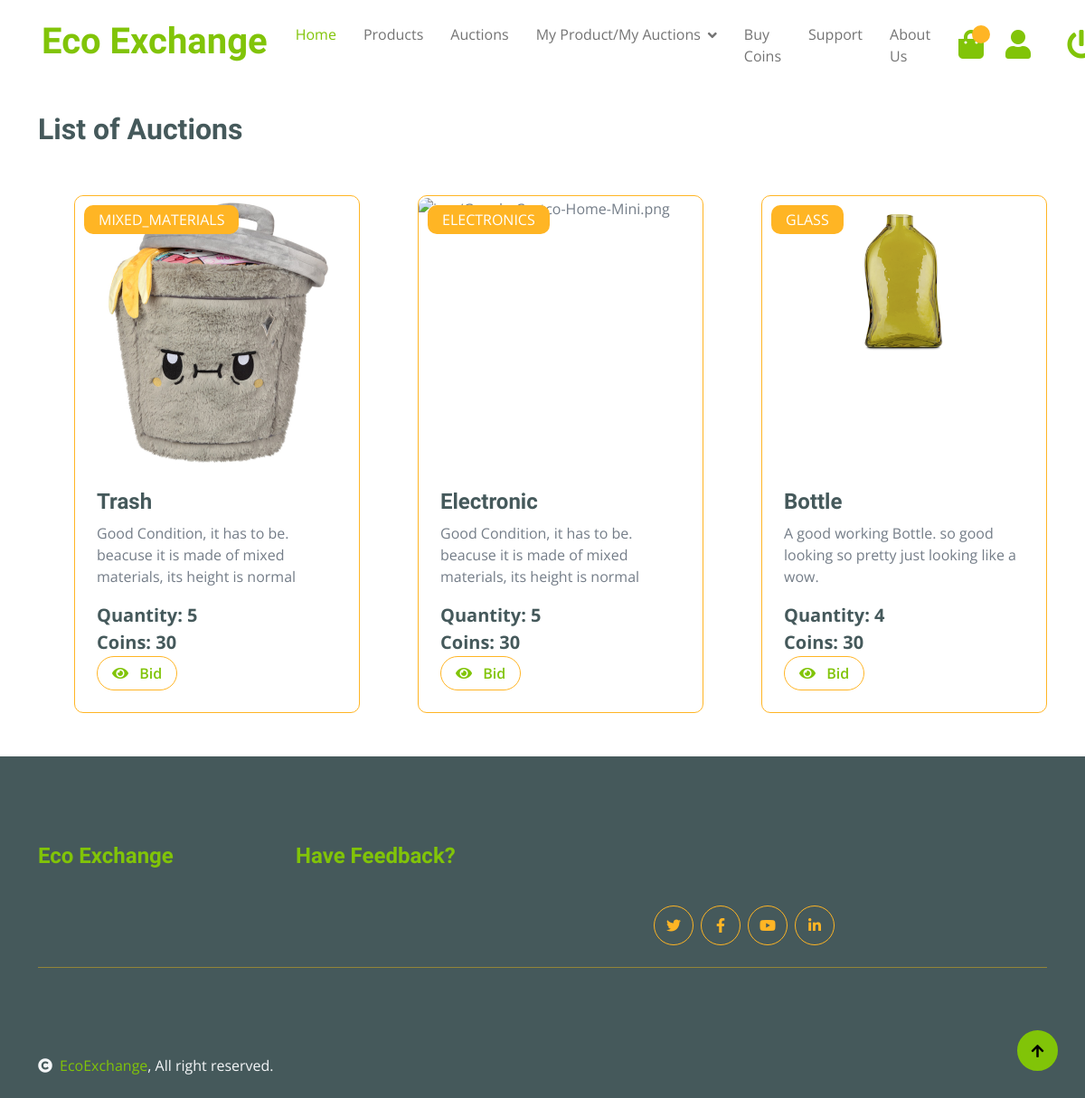
Page /all_auctions/ (signed in) on the committed database.
### product/models.py (models this page shows, shortened)
class Auction(models.Model):
    product = models.OneToOneField(Product, on_delete=models.CASCADE)
    current_bid = models.DecimalField(max_digits=10, decimal_places=2, default=0)
    current_winner = models.ForeignKey(Member, on_delete=models.SET_NULL, null=True, blank=True)
    start_time = models.DateTimeField()
    end_time = models.DateTimeField()

class Product(models.Model):
    CATEGORY_CHOICES = [
        ('PAPER', 'Paper'),
        ('PLASTIC', 'Plastic'),
        ('GLASS', 'Glass'),
        ('METAL', 'Metal'),
        ('ELECTRONICS', 'Electronics'),
        ('ORGANIC', 'Organic'),
        ('TEXTILES', 'Textiles'),
        ('BATTERIES', 'Batteries'),
        ('WOOD', 'Wood'),
        ('RUBBER', 'Rubber'),
        ('MIXED_MATERIALS', 'Mixed Materials'),
    ]
    product_id = models.AutoField(primary_key=True)
    product_name = models.CharField(max_length=255)
    product_description = models.TextField()
    image = models.ImageField(upload_to='img/')
    quantity = models.IntegerField(validators=[MinValueValidator(1)])
    price = models.IntegerField(validators=[MinValueValidator(1)])
    category = models.CharField(max_length=50, choices=CATEGORY_CHOICES)
    user = models.ForeignKey(Member, on_delete=models.CASCADE)

### product/views.py (the view)
class AuctionAllListView(LoginRequiredMixin, ListView):
    model = Auction
    template_name = 'product/all_auctions.html'
    context_object_name = 'all_auctions'
    def get_queryset(self):
        user = self.request.user
        current_time = timezone.now()
        return Auction.objects.exclude(product__user=user).filter(end_time__gt=current_time)
    def get_context_data(self, **kwargs):
        context = super().get_context_data(**kwargs)
        context['auctions'] = self.get_queryset()
        return context

### product/templates/product/all_auctions.html
{% extends 'product/base.html' %}
{% block body %}
<div class="container mt-4">
    <div class="row">
        <div class="col-lg-12">
            <h2 class="mb-4">List of Auctions</h2>
            <div class="row g-4">
                {% for auction in auctions %}
                    <div class="col-md-6 col-lg-6 col-xl-4 fruite-item">
                        <div class="rounded position-relative div-left-space border border-secondary">
                            <div class="fruite-img image-container">
                                <img src="{{ auction.product.image.url }}" alt="{{ auction.product.image }}" class="img-fluid w-100 rounded-top">
                            </div>
                            <div class="text-white bg-secondary px-3 py-1 rounded position-absolute" style="top: 10px; left: 10px;">{{ auction.product.category }}</div>
                            <div class="p-4">
                                <h4>{{ auction.product.product_name }}</h4>
                                <p>{{ auction.product.product_description }}</p>
                                <p class="text-dark fs-5 fw-bold mb-0">Quantity: {{ auction.product.quantity }}</p>
                                <p class="text-dark fs-5 fw-bold mb-0">Coins: {{ auction.product.price }}</p>
                                <div class="d-flex justify-content-between flex-lg-wrap">
                                    <a href="{% url 'auction_view' auction.product.product_id %}" class="btn border border-secondary rounded-pill px-3 text-primary">
                                        <i class="fa fa-eye me-2 text-primary"></i> Bid
                                    </a>
                                </div>
                            </div>
                        </div>
                    </div>
                {% empty %}
                    <p>No auctions available.</p>
                {% endfor %}
            </div>
        </div>
    </div>
</div>
{% endblock %}

### product/static/product/css/style.css (style rules this page uses)
.btn { font-weight: 600; transition: .5s; }
.div-left-space { margin-left: 40px; margin-top: 30px }
.btn.border-secondary { transition: 0.5s; }
.image-container { width: 300px; height: 300px; overflow: hidden; }

### rows in the picture
Auction: product.image (picture), product.category "MIXED_MATERIALS", product.product_name "Trash", product.product_description "Good Condition, it has to be. beacuse it is made of mixed materials, its height is normal", product.quantity "5", product.price "30"
Auction: product.category "ELECTRONICS", product.product_name "Electronic", product.product_description "Good Condition, it has to be. beacuse it is made of mixed materials, its height is normal", product.quantity "5", product.price "30"
Auction: product.image (picture), product.category "GLASS", product.product_name "Bottle", product.product_description "A good working Bottle. so good looking so pretty just looking like a wow.", product.quantity "4", product.price "30"
